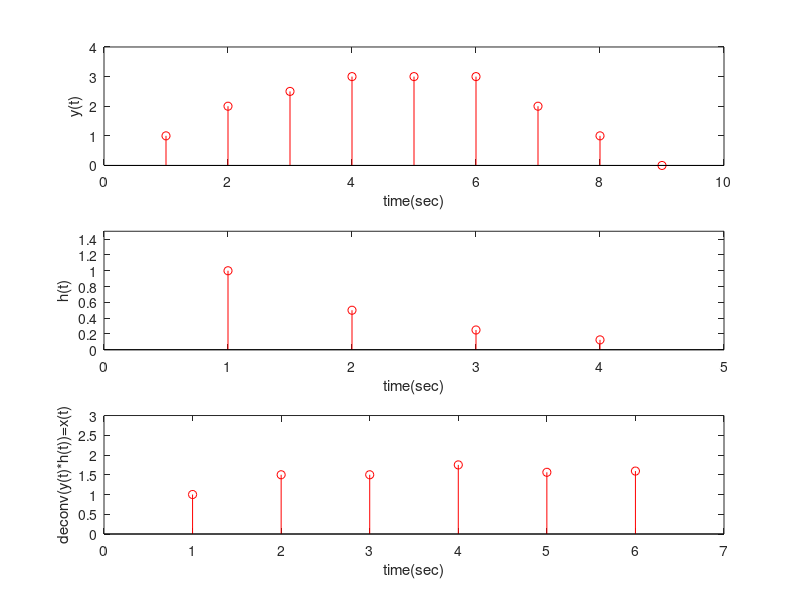

Here is the MATLAB script that generated this plot:
% Author : Malitha Dilshan
% Title  : Lab 01-Part2:Exercise01 - Get the convolution and plot them in
% same plot
% Date   : 2017-09-22

clear all;
close all;

n = 0:3;
% display(n);
h = (0.5).^n;
% display(h);

y = [1, 2, 2.5, 3, 3, 3, 2, 1,0];
x = deconv(y,h);  % get the deconvolution using 'deconv' inbuit function
display(x);
% define plot
subplot(3,1,1)
stem(y,'r');
axis([0 10 0 4]);
xlabel('time(sec)');
ylabel('y(t)');

subplot(3,1,2)
stem(h,'r');
axis([0 5 0 1.5]);
xlabel('time(sec)');
ylabel('h(t)');

subplot(3,1,3)
stem(x,'r');
%display(x);
axis([0 7 0 3]);
xlabel('time(sec)');
ylabel('deconv(y(t)*h(t))=x(t)');

